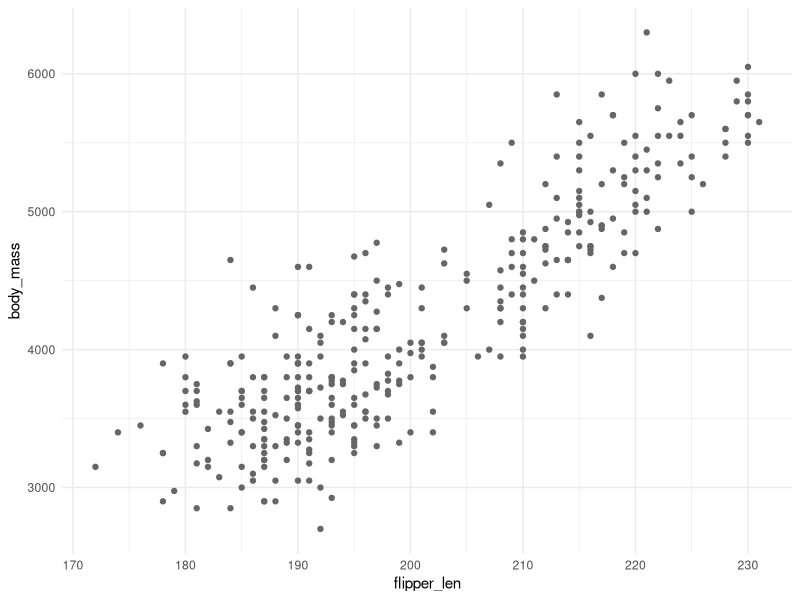
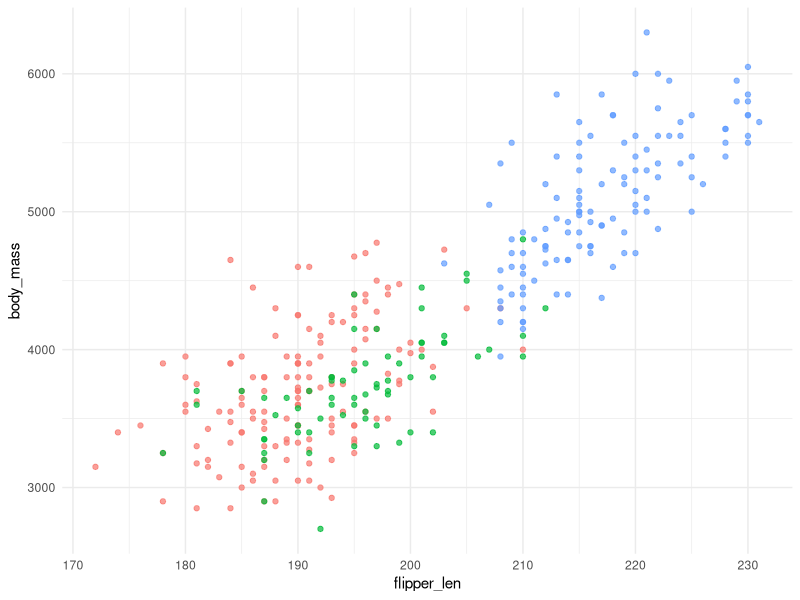
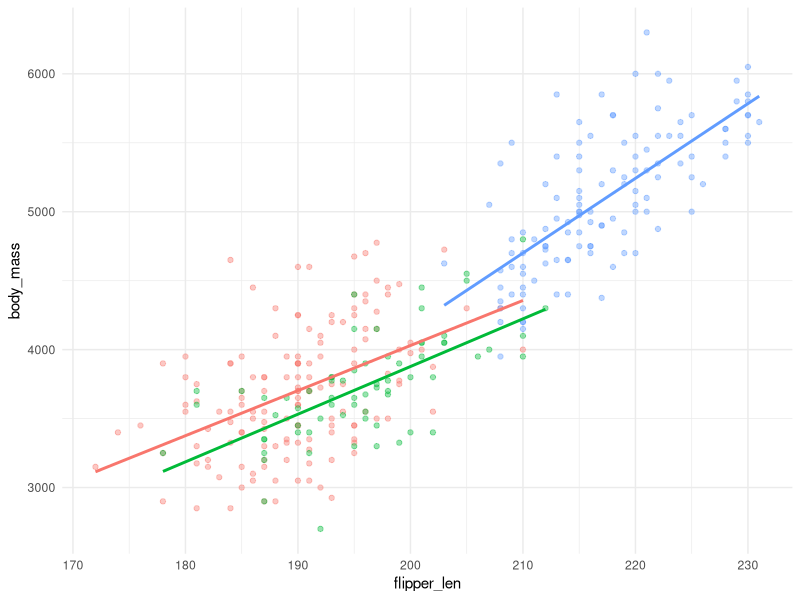
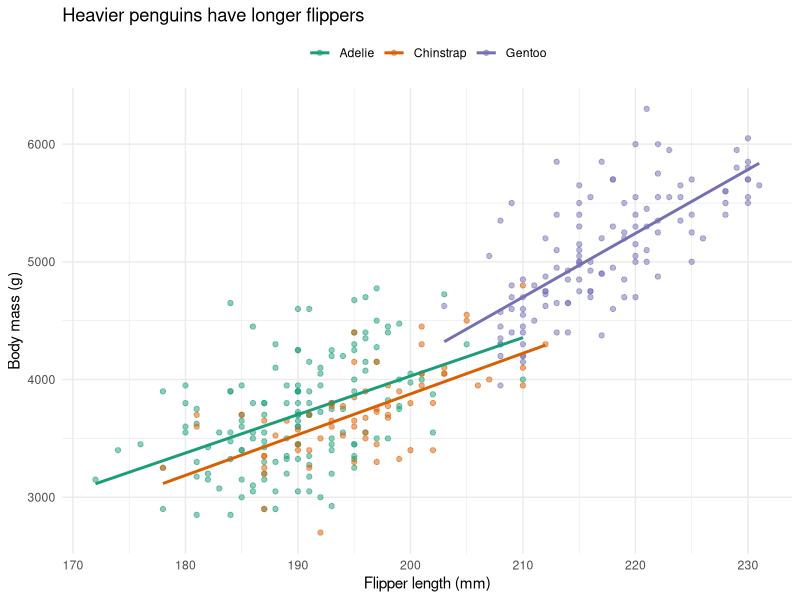
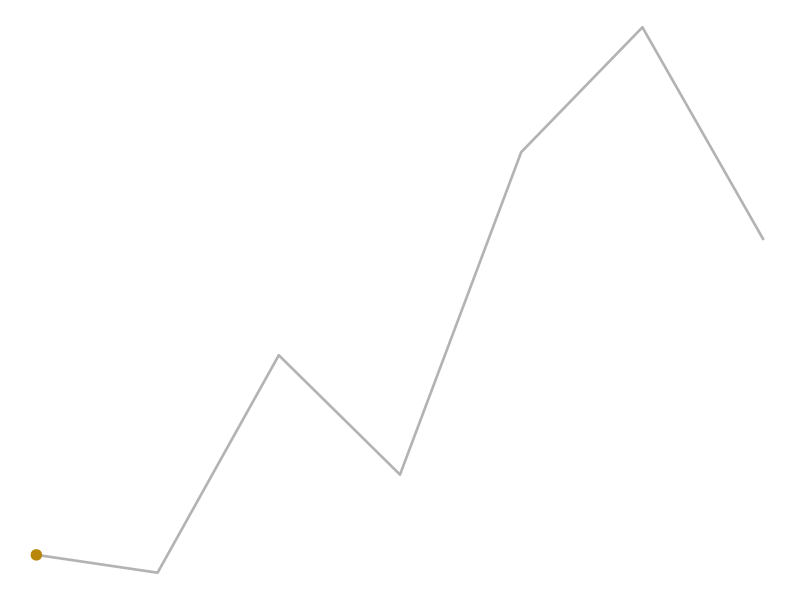
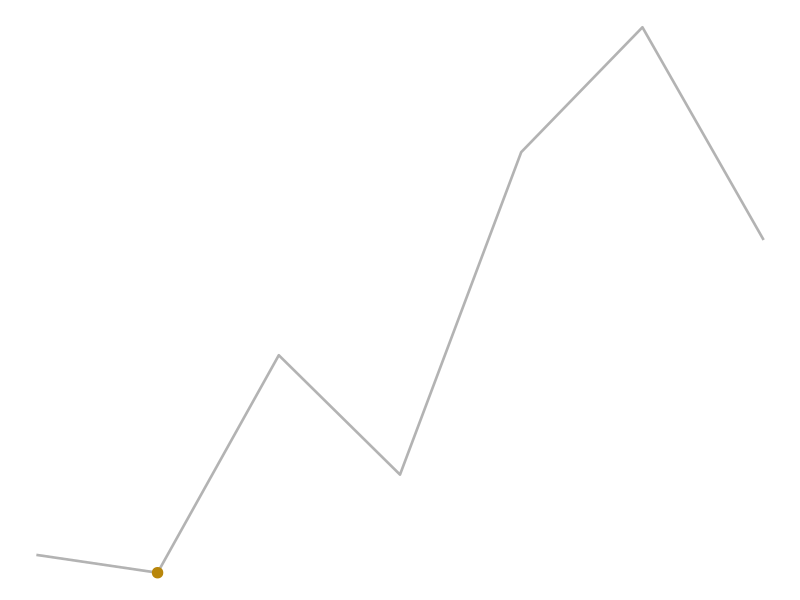
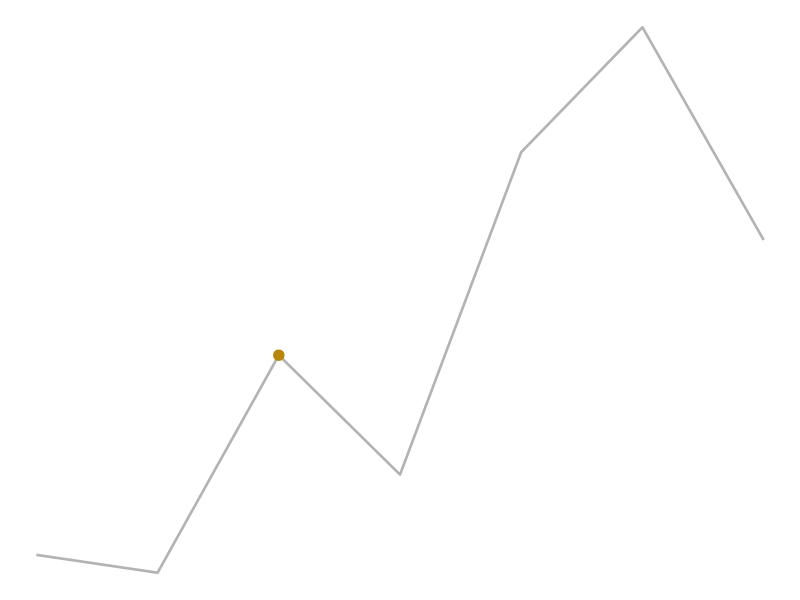
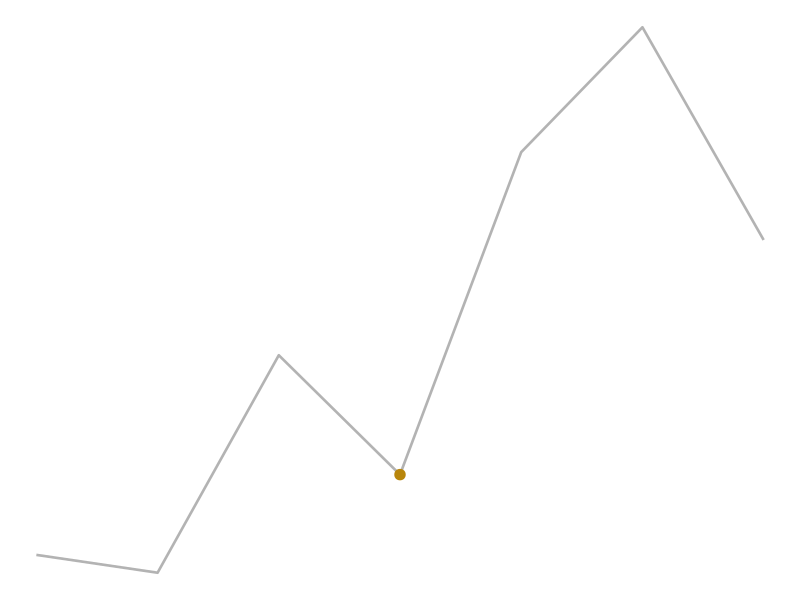

Generate these figures, in order, with R:
## ---- chunk 1
#| label: setup
#| include: false
library(ggplot2)
theme_set(
  theme_minimal(base_size = 11) +
    theme(
      plot.background = element_rect(fill = "transparent", colour = NA),
      panel.background = element_rect(fill = "transparent", colour = NA)
    )
)
clean <- na.omit(penguins)
knitr::opts_chunk$set(
  echo = FALSE, message = FALSE, warning = FALSE,
  fig.width = 4.4, fig.height = 2.7, fig.alt = "Penguins analysis step",
  dev.args = list(bg = "transparent")
)
## ---- chunk 2
ggplot(penguins, aes(flipper_len, body_mass)) +
  geom_point(colour = "grey40")
## ---- chunk 3
ggplot(clean, aes(flipper_len, body_mass, colour = species)) +
  geom_point(alpha = 0.7) +
  theme(legend.position = "none")
## ---- chunk 4
ggplot(clean, aes(flipper_len, body_mass, colour = species)) +
  geom_point(alpha = 0.4) +
  geom_smooth(method = "lm", se = FALSE) +
  theme(legend.position = "none")
## ---- chunk 5
ggplot(clean, aes(flipper_len, body_mass, colour = species)) +
  geom_point(alpha = 0.5) +
  geom_smooth(method = "lm", se = FALSE) +
  scale_colour_brewer(palette = "Dark2") +
  labs(
    title = "Heavier penguins have longer flippers",
    x = "Flipper length (mm)", y = "Body mass (g)", colour = NULL
  ) +
  theme(legend.position = "top")
## ---- chunk 6
#| label: olympics-setup
#| include: false
games <- data.frame(
  year     = c(2000, 2004, 2008, 2012, 2016, 2020, 2024),
  athletes = c(10651, 10625, 10942, 10768, 11238, 11420, 11110)
)
spark <- function(hl) {
  ggplot(games, aes(year, athletes)) +
    geom_line(colour = "grey70", linewidth = 0.9) +
    geom_point(
      data = subset(games, year == hl),
      colour = "#b8860b", size = 3.2
    ) +
    theme_void() +
    theme(
      plot.background = element_rect(fill = "transparent", colour = NA),
      panel.background = element_rect(fill = "transparent", colour = NA)
    )
}
knitr::opts_chunk$set(dev.args = list(bg = "transparent"))
## ---- chunk 7
#| fig-width: 2.6
#| fig-height: 0.7
#| fig-alt: "Athletes per Summer Games, Sydney 2000 highlighted"
spark(2000)
## ---- chunk 8
#| fig-width: 2.6
#| fig-height: 0.7
#| fig-alt: "Athletes per Summer Games, Athens 2004 highlighted"
spark(2004)
## ---- chunk 9
#| fig-width: 2.6
#| fig-height: 0.7
#| fig-alt: "Athletes per Summer Games, Beijing 2008 highlighted"
spark(2008)
## ---- chunk 10
#| fig-width: 2.6
#| fig-height: 0.7
#| fig-alt: "Athletes per Summer Games, London 2012 highlighted"
spark(2012)
## ---- chunk 11
#| fig-width: 2.6
#| fig-height: 0.7
#| fig-alt: "Athletes per Summer Games, Rio de Janeiro 2016 highlighted"
spark(2016)
## ---- chunk 12
#| fig-width: 2.6
#| fig-height: 0.7
#| fig-alt: "Athletes per Summer Games, Tokyo 2020 highlighted"
spark(2020)
## ---- chunk 13
#| fig-width: 2.6
#| fig-height: 0.7
#| fig-alt: "Athletes per Summer Games, Paris 2024 highlighted"
spark(2024)
